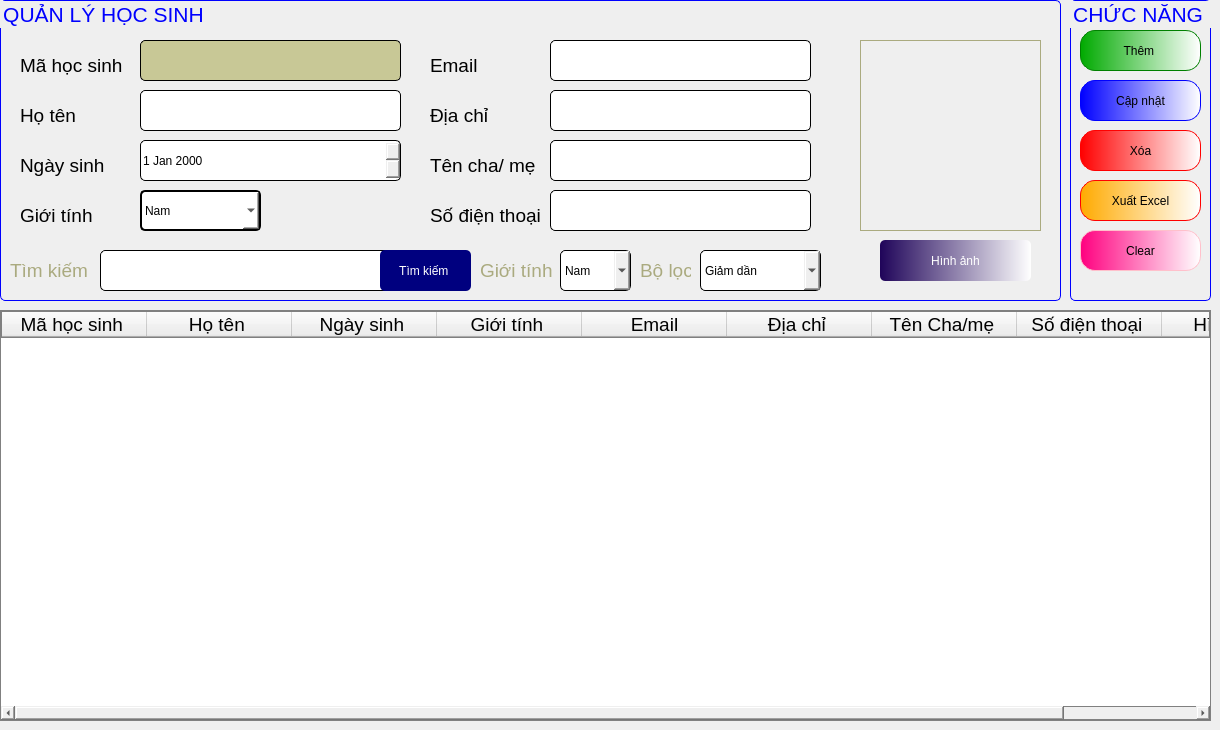
      <widget class="QWidget" name="tab_3">
       <attribute name="title">
        <string>Học sinh</string>
       </attribute>
       <widget class="QTableWidget" name="tableHocSinh">
        <property name="geometry">
         <rect>
          <x>0</x>
          <y>310</y>
          <width>1211</width>
          <height>411</height>
         </rect>
        </property>
        <property name="styleSheet">
         <string notr="true">border: 1px solid gray;
border- radius:2px;
color: rgb(0, 0, 0);
font: 75 14pt &quot;Tahoma&quot;;</string>
        </property>
        <property name="alternatingRowColors">
         <bool>false</bool>
        </property>
        <property name="rowCount">
         <number>0</number>
        </property>
        <attribute name="horizontalHeaderDefaultSectionSize">
         <number>145</number>
        </attribute>
        <attribute name="horizontalHeaderHighlightSections">
         <bool>true</bool>
        </attribute>
        <attribute name="verticalHeaderDefaultSectionSize">
         <number>50</number>
        </attribute>
        <column>
         <property name="text">
          <string>Mã học sinh </string>
         </property>
         <property name="font">
          <font>
           <family>Tahoma</family>
           <pointsize>14</pointsize>
          </font>
         </property>
         <property name="textAlignment">
          <set>AlignCenter</set>
         </property>
        </column>
        <column>
         <property name="text">
          <string>Họ tên </string>
         </property>
         <property name="font">
          <font>
           <family>Tahoma</family>
           <pointsize>14</pointsize>
          </font>
         </property>
         <property name="textAlignment">
          <set>AlignCenter</set>
         </property>
        </column>
        <column>
         <property name="text">
          <string>Ngày sinh </string>
         </property>
         <property name="font">
          <font>
           <family>Tahoma</family>
           <pointsize>14</pointsize>
          </font>
         </property>
         <property name="textAlignment">
          <set>AlignCenter</set>
         </property>
        </column>
        <column>
         <property name="text">
          <string>Giới tính </string>
         </property>
         <property name="font">
          <font>
           <family>Tahoma</family>
           <pointsize>14</pointsize>
          </font>
         </property>
         <property name="textAlignment">
          <set>AlignCenter</set>
         </property>
        </column>
        <column>
         <property name="text">
          <string>Email</string>
         </property>
         <property name="font">
          <font>
           <family>Tahoma</family>
           <pointsize>14</pointsize>
          </font>
         </property>
         <property name="textAlignment">
          <set>AlignCenter</set>
         </property>
        </column>
        <column>
         <property name="text">
          <string>Địa chỉ </string>
         </property>
         <property name="font">
          <font>
           <family>Tahoma</family>
           <pointsize>14</pointsize>
          </font>
         </property>
         <property name="textAlignment">
          <set>AlignCenter</set>
         </property>
        </column>
        <column>
         <property name="text">
          <string>Tên Cha/mẹ </string>
         </property>
         <property name="font">
          <font>
           <family>Tahoma</family>
           <pointsize>14</pointsize>
          </font>
         </property>
         <property name="textAlignment">
          <set>AlignCenter</set>
         </property>
        </column>
        <column>
         <property name="text">
          <string>Số điện thoại </string>
         </property>
         <property name="font">
          <font>
           <family>Tahoma</family>
           <pointsize>14</pointsize>
          </font>
         </property>
         <property name="textAlignment">
          <set>AlignCenter</set>
         </property>
        </column>
        <column>
         <property name="text">
          <string>Hình ảnh </string>
         </property>
         <property name="font">
          <font>
           <family>Tahoma</family>
           <pointsize>14</pointsize>
          </font>
         </property>
         <property name="textAlignment">
          <set>AlignCenter</set>
         </property>
        </column>
       </widget>
       <widget class="QGroupBox" name="groupBox">
        <property name="enabled">
         <bool>true</bool>
        </property>
        <property name="geometry">
         <rect>
          <x>0</x>
          <y>0</y>
          <width>1061</width>
          <height>301</height>
         </rect>
        </property>
        <property name="font">
         <font>
          <family>Tahoma</family>
          <pointsize>16</pointsize>
         </font>
        </property>
        <property name="styleSheet">
         <string notr="true">QGroupBox{
border-radius: 5px;
border:0.5px solid blue;
color:blue;
}</string>
        </property>
        <property name="title">
         <string>QUẢN LÝ HỌC SINH</string>
        </property>
        <property name="checkable">
         <bool>false</bool>
        </property>
        <widget class="QLabel" name="label_59">
         <property name="geometry">
          <rect>
           <x>20</x>
           <y>50</y>
           <width>111</width>
           <height>31</height>
          </rect>
         </property>
         <property name="font">
          <font>
           <family>Tahoma</family>
           <pointsize>14</pointsize>
          </font>
         </property>
         <property name="text">
          <string>Mã học sinh</string>
         </property>
        </widget>
        <widget class="QLabel" name="label_60">
         <property name="geometry">
          <rect>
           <x>20</x>
           <y>100</y>
           <width>101</width>
           <height>31</height>
          </rect>
         </property>
         <property name="font">
          <font>
           <family>Tahoma</family>
           <pointsize>14</pointsize>
          </font>
         </property>
         <property name="text">
          <string>Họ tên</string>
         </property>
        </widget>
        <widget class="QLabel" name="label_61">
         <property name="geometry">
          <rect>
           <x>20</x>
           <y>150</y>
           <width>111</width>
           <height>31</height>
          </rect>
         </property>
         <property name="font">
          <font>
           <family>Tahoma</family>
           <pointsize>14</pointsize>
          </font>
         </property>
         <property name="text">
          <string>Ngày sinh </string>
         </property>
        </widget>
        <widget class="QLabel" name="label_62">
         <property name="geometry">
          <rect>
           <x>20</x>
           <y>200</y>
           <width>111</width>
           <height>31</height>
          </rect>
         </property>
         <property name="font">
          <font>
           <family>Tahoma</family>
           <pointsize>14</pointsize>
          </font>
         </property>
         <property name="text">
          <string>Giới tính</string>
         </property>
        </widget>
        <widget class="QLabel" name="label_63">
         <property name="geometry">
          <rect>
           <x>430</x>
           <y>100</y>
           <width>111</width>
           <height>31</height>
          </rect>
         </property>
         <property name="font">
          <font>
           <family>Tahoma</family>
           <pointsize>14</pointsize>
          </font>
         </property>
         <property name="text">
          <string>Địa chỉ </string>
         </property>
        </widget>
        <widget class="QLineEdit" name="lineMaHocSinh">
         <property name="enabled">
          <bool>false</bool>
         </property>
         <property name="geometry">
          <rect>
           <x>140</x>
           <y>40</y>
           <width>261</width>
           <height>41</height>
          </rect>
         </property>
         <property name="styleSheet">
          <string notr="true">QLineEdit{
font: 16pt &quot;Tahoma&quot;;
border-radius:5px;
border: 1px solid black;
	color: rgb(6, 6, 6);
	background-color: ;
	background-color: rgb(200, 200, 150);
}</string>
         </property>
         <property name="text">
          <string/>
         </property>
        </widget>
        <widget class="QLineEdit" name="lineTenHocSinh">
         <property name="geometry">
          <rect>
           <x>140</x>
           <y>90</y>
           <width>261</width>
           <height>41</height>
          </rect>
         </property>
         <property name="styleSheet">
          <string notr="true">QLineEdit{
font: 16pt &quot;Tahoma&quot;;
border-radius:5px;
border: 1px solid black;
}</string>
         </property>
         <property name="text">
          <string/>
         </property>
        </widget>
        <widget class="QLabel" name="label_64">
         <property name="geometry">
          <rect>
           <x>430</x>
           <y>200</y>
           <width>111</width>
           <height>31</height>
          </rect>
         </property>
         <property name="font">
          <font>
           <family>Tahoma</family>
           <pointsize>14</pointsize>
          </font>
         </property>
         <property name="text">
          <string>Số điện thoại </string>
         </property>
        </widget>
        <widget class="QLabel" name="label_65">
         <property name="geometry">
          <rect>
           <x>430</x>
           <y>150</y>
           <width>111</width>
           <height>31</height>
          </rect>
         </property>
         <property name="font">
          <font>
           <family>Tahoma</family>
           <pointsize>14</pointsize>
          </font>
         </property>
         <property name="text">
          <string>Tên cha/ mẹ</string>
         </property>
        </widget>
        <widget class="QLineEdit" name="lineDiaChiOfHocSinh">
         <property name="enabled">
          <bool>true</bool>
         </property>
         <property name="geometry">
          <rect>
           <x>550</x>
           <y>90</y>
           <width>261</width>
           <height>41</height>
          </rect>
         </property>
         <property name="styleSheet">
          <string notr="true">QLineEdit{
font: 16pt &quot;Tahoma&quot;;
border-radius:5px;
border: 1px solid black;
}</string>
         </property>
         <property name="text">
          <string/>
         </property>
        </widget>
        <widget class="QLineEdit" name="lineTenPhuHuynh">
         <property name="geometry">
          <rect>
           <x>550</x>
           <y>140</y>
           <width>261</width>
           <height>41</height>
          </rect>
         </property>
         <property name="styleSheet">
          <string notr="true">QLineEdit{
font: 16pt &quot;Tahoma&quot;;
border-radius:5px;
border: 1px solid black;
}</string>
         </property>
         <property name="text">
          <string/>
         </property>
        </widget>
        <widget class="QLineEdit" name="lineSoDienThoaiOfPhuHuynh">
         <property name="geometry">
          <rect>
           <x>550</x>
           <y>190</y>
           <width>261</width>
           <height>41</height>
          </rect>
         </property>
         <property name="styleSheet">
          <string notr="true">QLineEdit{
font: 16pt &quot;Tahoma&quot;;
border-radius:5px;
border: 1px solid black;
}</string>
         </property>
         <property name="text">
          <string/>
         </property>
        </widget>
        <widget class="QLabel" name="lblImageHocSinh">
         <property name="enabled">
          <bool>true</bool>
         </property>
         <property name="geometry">
          <rect>
           <x>860</x>
           <y>40</y>
           <width>181</width>
           <height>191</height>
          </rect>
         </property>
         <property name="styleSheet">
          <string notr="true">QLabel{
border:1px solid black;
	border-color: rgb(170, 170, 127);
}</string>
         </property>
         <property name="text">
          <string/>
         </property>
         <property name="scaledContents">
          <bool>true</bool>
         </property>
        </widget>
        <widget class="QComboBox" name="cboxGioiTinhOfHocSinh">
         <property name="geometry">
          <rect>
           <x>140</x>
           <y>190</y>
           <width>121</width>
           <height>41</height>
          </rect>
         </property>
         <property name="styleSheet">
          <string notr="true">font: 16pt &quot;Tahoma&quot;;
border:2px solid black;
color: black;
background-color: rgb(255, 255, 255);
border-radius:5px;
</string>
         </property>
         <item>
          <property name="text">
           <string>Nam </string>
          </property>
         </item>
         <item>
          <property name="text">
           <string>Nữ </string>
          </property>
         </item>
        </widget>
        <widget class="QDateEdit" name="dateNgaySinhOfHS">
         <property name="geometry">
          <rect>
           <x>140</x>
           <y>140</y>
           <width>261</width>
           <height>41</height>
          </rect>
         </property>
         <property name="styleSheet">
          <string notr="true">font: 20pt &quot;Tahoma&quot;;
border-radius:5px;
border:1px solid black;</string>
         </property>
        </widget>
        <widget class="QLineEdit" name="txtTimKiemhs">
         <property name="geometry">
          <rect>
           <x>100</x>
           <y>250</y>
           <width>331</width>
           <height>41</height>
          </rect>
         </property>
         <property name="styleSheet">
          <string notr="true">QLineEdit{
font: 16pt &quot;Tahoma&quot;;
border-radius:5px;
border: 1px solid black;
}</string>
         </property>
        </widget>
        <widget class="QPushButton" name="btnTimKiemHS">
         <property name="geometry">
          <rect>
           <x>380</x>
           <y>250</y>
           <width>91</width>
           <height>41</height>
          </rect>
         </property>
         <property name="styleSheet">
          <string notr="true">QPushButton{
background-color: rgb(0, 0, 127);
color:white;
	font: 14pt &quot;Tahoma&quot;;
border-radius:5px;
}
QPushButton:hover{
border:0.5px solid black;
	background-color: yellow;
color:black;
	
}</string>
         </property>
         <property name="text">
          <string>Tìm kiếm </string>
         </property>
        </widget>
        <widget class="QComboBox" name="cboxSortGV_HS">
         <property name="geometry">
          <rect>
           <x>700</x>
           <y>250</y>
           <width>121</width>
           <height>41</height>
          </rect>
         </property>
         <property name="styleSheet">
          <string notr="true">QComboBox{
font: 16pt &quot;Tahoma&quot;;
	color: rgb(0, 0, 0);
border: 1px solid black;
border-radius:5px;
}</string>
         </property>
         <item>
          <property name="text">
           <string>Giảm dần</string>
          </property>
         </item>
         <item>
          <property name="text">
           <string>Tăng dần</string>
          </property>
         </item>
        </widget>
        <widget class="QLabel" name="label_68">
         <property name="geometry">
          <rect>
           <x>10</x>
           <y>250</y>
           <width>81</width>
           <height>41</height>
          </rect>
         </property>
         <property name="font">
          <font>
           <family>Tahoma</family>
           <pointsize>14</pointsize>
          </font>
         </property>
         <property name="styleSheet">
          <string notr="true">color: rgb(170, 170, 127);</string>
         </property>
         <property name="text">
          <string>Tìm kiếm </string>
         </property>
        </widget>
        <widget class="QLabel" name="label_69">
         <property name="geometry">
          <rect>
           <x>640</x>
           <y>250</y>
           <width>51</width>
           <height>41</height>
          </rect>
         </property>
         <property name="font">
          <font>
           <family>Tahoma</family>
           <pointsize>14</pointsize>
          </font>
         </property>
         <property name="styleSheet">
          <string notr="true">color: rgb(170, 170, 127);</string>
         </property>
         <property name="text">
          <string>Bộ lọc</string>
         </property>
        </widget>
        <widget class="QLabel" name="label_230">
         <property name="geometry">
          <rect>
           <x>430</x>
           <y>50</y>
           <width>111</width>
           <height>31</height>
          </rect>
         </property>
         <property name="font">
          <font>
           <family>Tahoma</family>
           <pointsize>14</pointsize>
          </font>
         </property>
         <property name="text">
          <string>Email</string>
         </property>
        </widget>
        <widget class="QLineEdit" name="lineEmailOfHocSinh">
         <property name="enabled">
          <bool>true</bool>
         </property>
         <property name="geometry">
          <rect>
           <x>550</x>
           <y>40</y>
           <width>261</width>
           <height>41</height>
          </rect>
         </property>
         <property name="styleSheet">
          <string notr="true">QLineEdit{
font: 16pt &quot;Tahoma&quot;;
border-radius:5px;
border: 1px solid black;
}</string>
         </property>
         <property name="text">
          <string/>
         </property>
        </widget>
        <widget class="QPushButton" name="btnLayAnhOfHocSinh">
         <property name="geometry">
          <rect>
           <x>880</x>
           <y>240</y>
           <width>151</width>
           <height>41</height>
          </rect>
         </property>
         <property name="styleSheet">
          <string notr="true">QPushButton{
	background-color: qlineargradient(spread:pad, x1:0, y1:0, x2:1, y2:0, stop:0 rgba(31, 4, 89, 255), stop:1 rgba(255, 255, 255, 255));
color:white;
	font: 14pt &quot;Tahoma&quot;;
border-radius:5px;
border-color: qlineargradient(spread:pad, x1:0, y1:0, x2:1, y2:0, stop:0 rgba(255, 178, 102, 255), stop:0.55 rgba(235, 148, 61, 255), stop:0.98 rgba(0, 0, 0, 255), stop:1 rgba(0, 0, 0, 0))
}
QPushButton:hover{
border:0.5px solid black;
	background-color: yellow;
color:black;
	
}</string>
         </property>
         <property name="text">
          <string>Hình ảnh</string>
         </property>
        </widget>
        <widget class="QLabel" name="label_89">
         <property name="geometry">
          <rect>
           <x>480</x>
           <y>250</y>
           <width>81</width>
           <height>41</height>
          </rect>
         </property>
         <property name="font">
          <font>
           <family>Tahoma</family>
           <pointsize>14</pointsize>
          </font>
         </property>
         <property name="styleSheet">
          <string notr="true">color: rgb(170, 170, 127);</string>
         </property>
         <property name="text">
          <string>Giới tính</string>
         </property>
        </widget>
        <widget class="QComboBox" name="cboxGTofHS">
         <property name="geometry">
          <rect>
           <x>560</x>
           <y>250</y>
           <width>71</width>
           <height>41</height>
          </rect>
         </property>
         <property name="styleSheet">
          <string notr="true">QComboBox{
font: 16pt &quot;Tahoma&quot;;
	color: rgb(0, 0, 0);
border: 1px solid black;
border-radius:5px;
}</string>
         </property>
         <item>
          <property name="text">
           <string>Nam</string>
          </property>
         </item>
         <item>
          <property name="text">
           <string>Nữ</string>
          </property>
         </item>
        </widget>
       </widget>
       <widget class="QGroupBox" name="groupBox_15">
        <property name="geometry">
         <rect>
          <x>1070</x>
          <y>0</y>
          <width>141</width>
          <height>301</height>
         </rect>
        </property>
        <property name="font">
         <font>
          <family>Tahoma</family>
          <pointsize>16</pointsize>
         </font>
        </property>
        <property name="styleSheet">
         <string notr="true">QGroupBox{
border:0.5px solid blue;
border-radius:5px;
color:blue;
}</string>
        </property>
        <property name="title">
         <string>CHỨC NĂNG </string>
        </property>
        <widget class="QPushButton" name="btnThemHocSinh">
         <property name="geometry">
          <rect>
           <x>10</x>
           <y>30</y>
           <width>121</width>
           <height>41</height>
          </rect>
         </property>
         <property name="styleSheet">
          <string notr="true">QPushButton{
font: 16pt &quot;Tahoma&quot;;
border-radius:15px;
border:1px solid green;
	background-color: qlineargradient(spread:pad, x1:0, y1:0, x2:1, y2:0, stop:0 rgba(0, 170, 0, 255), stop:1 rgba(255, 255, 255, 255));
}
QPushButton:hover{
background-color: qlineargradient(spread:pad, x1:0, y1:0, x2:1, y2:0, stop:0 rgba(85, 255, 0, 255), stop:1 rgba(255, 255, 255, 255));
	font: 18pt &quot;Tahoma&quot;;
}
</string>
         </property>
         <property name="text">
          <string>Thêm </string>
         </property>
        </widget>
        <widget class="QPushButton" name="btnCapNhatHocSinh">
         <property name="geometry">
          <rect>
           <x>10</x>
           <y>80</y>
           <width>121</width>
           <height>41</height>
          </rect>
         </property>
         <property name="styleSheet">
          <string notr="true">QPushButton{
font: 16pt &quot;Tahoma&quot;;
border-radius:15px;
border:1px solid blue;
	background-color: qlineargradient(spread:pad, x1:0, y1:0, x2:1, y2:0, stop:0 rgba(0, 0, 255, 255), stop:1 rgba(255, 255, 255, 255));
}
QPushButton:hover{
	font: 18pt &quot;Tahoma&quot;;
	background-color: qlineargradient(spread:repeat, x1:0, y1:0, x2:1, y2:0, stop:0 rgba(0, 85, 255, 255), stop:1 rgba(255, 255, 255, 255));
}
</string>
         </property>
         <property name="text">
          <string>Cập nhật</string>
         </property>
        </widget>
        <widget class="QPushButton" name="btnXoaHocSinh">
         <property name="geometry">
          <rect>
           <x>10</x>
           <y>130</y>
           <width>121</width>
           <height>41</height>
          </rect>
         </property>
         <property name="styleSheet">
          <string notr="true">QPushButton{
font: 16pt &quot;Tahoma&quot;;
border-radius:15px;
border:1px solid red;
	background-color: qlineargradient(spread:pad, x1:0, y1:0, x2:1, y2:0, stop:0 rgba(255, 0, 0, 255), stop:1 rgba(255, 255, 255, 255));
}
QPushButton:hover{
	font: 18pt &quot;Tahoma&quot;;
	background-color:qlineargradient(spread:pad, x1:0, y1:0, x2:1, y2:0.028, stop:0 rgba(189, 0, 0, 255), stop:1 rgba(255, 255, 255, 255))
}
</string>
         </property>
         <property name="text">
          <string>Xóa</string>
         </property>
        </widget>
        <widget class="QPushButton" name="btnExportExcelHS">
         <property name="geometry">
          <rect>
           <x>10</x>
           <y>180</y>
           <width>121</width>
           <height>41</height>
          </rect>
         </property>
         <property name="styleSheet">
          <string notr="true">QPushButton{
font: 16pt &quot;Tahoma&quot;;
border-radius:15px;
border:1px solid red;
background-color: qlineargradient(spread:pad, x1:0, y1:0, x2:1, y2:0, stop:0 rgba(255, 170, 0, 255), stop:1 rgba(255, 255, 255, 255));
}
QPushButton:hover{
	font: 18pt &quot;Tahoma&quot;;
background-color:qlineargradient(spread:pad, x1:0, y1:0, x2:1, y2:0, stop:0 rgba(255, 85, 0, 255), stop:1 rgba(255, 255, 255, 255));
}
</string>
         </property>
         <property name="text">
          <string>Xuất Excel</string>
         </property>
        </widget>
        <widget class="QPushButton" name="pushButton_82">
         <property name="geometry">
          <rect>
           <x>10</x>
           <y>230</y>
           <width>121</width>
           <height>41</height>
          </rect>
         </property>
         <property name="styleSheet">
          <string notr="true">QPushButton{
font: 16pt &quot;Tahoma&quot;;
border-radius:15px;
border:1px solid pink;
background-color: qlineargradient(spread:pad, x1:0, y1:0, x2:1, y2:0, stop:0 rgba(255, 0, 127, 255), stop:1 rgba(255, 255, 255, 255))
}
QPushButton:hover{
	font: 18pt &quot;Tahoma&quot;;
background-color:qlineargradient(spread:pad, x1:0, y1:0, x2:1, y2:0, stop:0 rgba(134, 0, 67, 255), stop:1 rgba(255, 255, 255, 255))
}
</string>
         </property>
         <property name="text">
          <string>Clear</string>
         </property>
        </widget>
       </widget>
      </widget>
